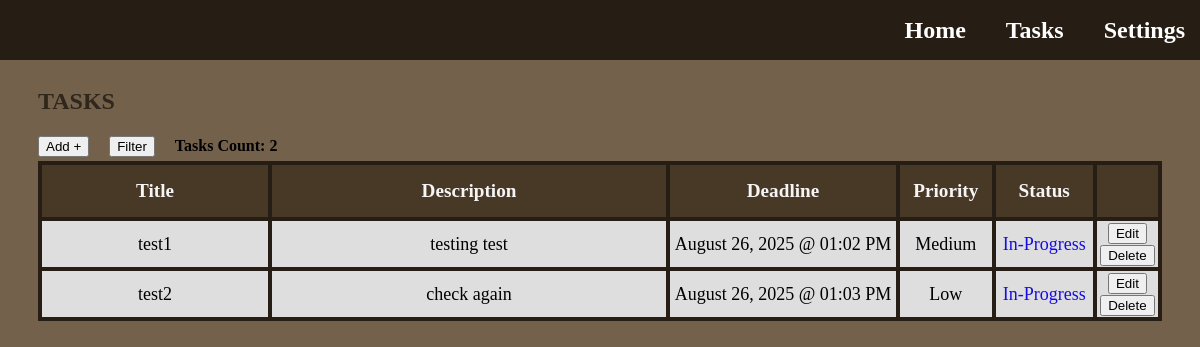
/tasks (signed in), run on an earlier commit of the app's database.
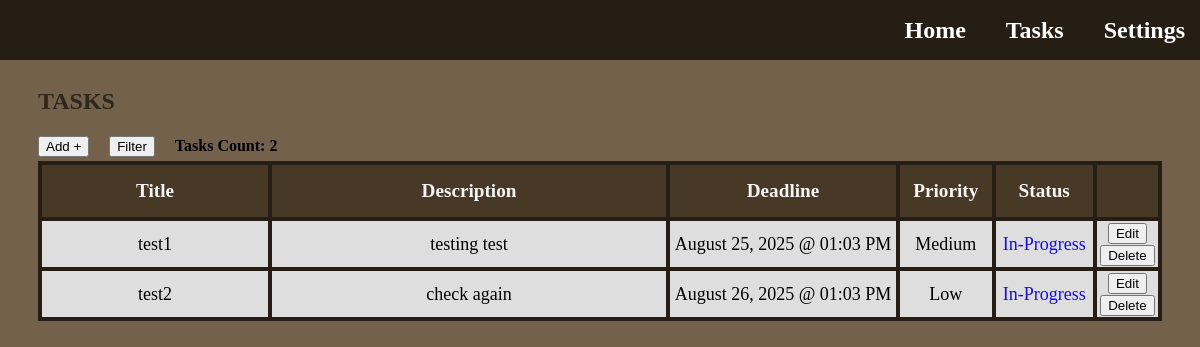
And on a later commit of the database.
### app.py (models this page shows)
class Task(db.Model):
    id = db.Column(db.Integer, primary_key=True)
    title = db.Column(db.String(128), nullable=False)
    description = db.Column(db.Text, nullable=True)
    priority = db.Column(db.String(50), nullable=False)
    deadline = db.Column(db.DateTime, nullable=True)
    status = db.Column(db.String(50), nullable=False, default='In-Progress')
    set_today_reminder = db.Column(db.Boolean, nullable=False, default=True)
    set_tomorrow_reminder = db.Column(db.Boolean, nullable=False, default=True)
    user_id = db.Column(db.Integer, db.ForeignKey('user.id'), nullable=False)
    user = db.relationship('User', backref=db.backref('tasks', lazy=True))

### app.py (the view, shortened to what this page needs)
@app.route('/tasks')
def tasks():
    user_id = session['user_id']
    sort_title = session.get('sort_title')
    sort_type = session.get('sort_type')
    filter_priorities = session.get('filter_priorities', [])
    filter_status = session.get('filter_status', [])
    filter_months = session.get('filter_months', [])
    filter_year = session.get('filter_year', None)
    filter_day = session.get('filter_day', None)
    priority_order_descending = case(
        (Task.priority == 'High', 1),
        (Task.priority == 'Medium', 2),
        (Task.priority == 'Low', 3),
    )
    priority_order_ascending = case(
        (Task.priority == 'Low', 1),
        (Task.priority == 'Medium', 2),
        (Task.priority == 'High', 3),
    )
    status_order_complete = case(
        (Task.status == 'Complete', 1),
        (Task.status == 'In-Progress', 2)
    )
    status_order_in_progress = case(
        (Task.status == 'In-Progress', 1),
        (Task.status == 'Complete', 2)
    )
    query = Task.query.filter_by(user_id=user_id)
    if filter_priorities: # Only true if not empty
        query = query.filter(Task.priority.in_(filter_priorities)) # Filter by checked priorities within given priority list
    if filter_status:
        query = query.filter(Task.status.in_(filter_status)) # Filter by checked status within given status list
    if filter_months:
        query = query.filter(extract('month', Task.deadline).in_(filter_months)) # Filter by checked months within given months list; extract(...) - returns month number from Task columns and matches to filter months list
    if filter_year:
        query = query.filter(extract('year', Task.deadline) == filter_year) # Filter by typed year; extracts year from deadline column in database
    if filter_day:
        query = query.filter(extract('day', Task.deadline) == filter_day) # Filter by typed day; extracts day from deadline column in database
    user_tasks = query.all()  # Get all tasks for this user according to the id, default order is by date task was created from earliest to latest
    user_tasks_count = query.count() # Gets the total count of tasks of the user
    return render_template('tasks.html', tasks=user_tasks, count=user_tasks_count, sort_title=sort_title, sort_type=sort_type, filter_priorities=filter_priorities, filter_status=filter_status, filter_months=filter_months, filter_year=filter_year, filter_day=filter_day)

### templates/tasks.html (shortened to what this page needs)
{% extends "base.html" %}
{% block content %}
  <h1 class="title-page">Tasks</h1>
  <div class="task-features">
    <button href="#" type="button" class="add-button" onclick="openPopup('add-task')">Add +</button>
    <button type="button" class="filter-sort-button" onclick="openPopup('filter-sort-task')">Filter</button>
    <h4>Tasks Count: {{ count }} </h2>
  </div>
  <section class="tasks-section">
      <table class="tasks-table">
        <thead class="table-header">
          <tr>
              <th class="task-title">Title</th>
              <th class="task-description">Description</th>
              <th class="task-deadline">Deadline</th>
              <th class="task-priority">Priority</th>
              <th class="task-status">Status</th>
              <th class="task-options"></th>
          </tr>
        </thead>
        <tbody id="task-body">
          {% for task in tasks %}
          <tr id="task-row">
            <td>{{ task.title }}</td>
            <td>{{ task.description }}</td>
            <td>{{ task.deadline.strftime('%B %d, %Y @ %I:%M %p')  }}</td>
            <td>{{ task.priority }}</td>
            <td class="task-status-data">
              <a href="{{ url_for('change_task_status', task_id=task.id)}}"
              class="task-status {{ task.status | lower | replace(' ', '-') }}">
                {{ task.status }}
              </a>
            </td>
            <td>
              <a>
                <button type="button" class="edit-button" onclick="openEditPopup(this, 'edit-task')"
                  data-id="{{ task.id }}"
                  data-title="{{ task.title }}"
                  data-description="{{ task.description }}"
                  data-priority="{{ task.priority }}"
                  data-deadline="{{ task.deadline.strftime('%B %d %Y @ %I:%M %p')  }}"
                  >
                  Edit
                </button>
              </a>
              <a href="{{ url_for('delete_task', task_id=task.id)}}">
                <button type="button" class="delete-button">Delete</button>
              </a>
            </td>
          </tr>
          {% else %}
          <tr>
            <td colspan="6">No tasks available.</td>
          </tr>
          {% endfor %}
        </tbody>
      </table>
  </section>
{% endblock %}

### templates/base.html (shortened to what this page needs)
<!DOCTYPE html>
<html lang="en">
<head>
    <link rel="stylesheet" href="{{ url_for('static', filename='style.css') }}">
</head>
<body class="homepage">
    <header class="navbar">
        <nav class="navbar-links">
            <a href="{{ url_for('home') }}">Home</a>
            <a href="{{ url_for('tasks') }}">Tasks</a>
            <a href="{{ url_for('settings') }}">Settings</a>
        </nav>
    </header>
    <main>
        {% block content %}{% endblock %}
    </main>
</body>
</html>

### static/style.css (style rules this page uses)
html, body { min-width: 800px; overflow-x: auto; }
.title-page { margin-top: 80px; margin-left: 30px; font-size: x-large; font-weight: bolder; text-transform: uppercase; font-family: 'Lucida Handwriting'; color: #2f261c; }
.homepage { background-color: #74614b; }
.navbar { background-color: #261e14; position: fixed; top: 0; left: 0; width: 100%; height: 60px; padding-left: 5px; display: flex; justify-content: flex-end; align-items: center; z-index: 1000; }
.navbar-links { display: flex; gap: 20px; }
.navbar-links a { font-family: 'Lucida Handwriting'; color: white; margin-right: 20px; font-weight: bold; font-size: 24px; text-decoration: none; }
.tasks-section { margin-left: 30px; margin-right: 30px; display: flex; justify-content: center; }
.tasks-table { border-collapse: collapse; width: 100%; height: 50%; table-layout: fixed; }
.tasks-table th, .tasks-table td { border: 4px solid #261e14; color: black; font-size: large; text-align: center; background: rgb(222, 222, 222); }
.tasks-table th { color: whitesmoke; font-weight: bolder; font-size: larger; height: 50px; background-color: #483826; }
.task-title { width: 20%; }
.task-description { white-space: normal; word-break: break-word; max-width: 400px; width: 35%; }
.task-deadline { width: 20%; }
.task-priority { width: 8%; }
.task-status { width: 8.5%; }
.task-options { width: 8.5; }
.task-status-data { text-decoration: none; color: white }
.task-status.in-progress { color: rgb(22, 11, 224); text-decoration: none; }
.task-features { margin-left: 30px; margin-right: 30px; height: 30px; display: flex; justify-content: flex-start; align-items: center; gap: 20px; }
.add-button { color: black; text-decoration: none; }

What changed in the data, as far as the page shows it:
changed Task "test1": deadline "August 26, 2025 @ 01:02 PM" → "August 25, 2025 @ 01:03 PM"
